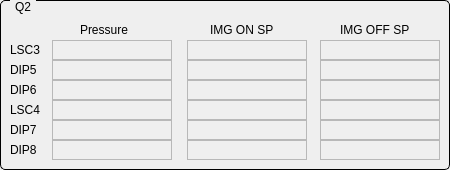
  <widget class="QGroupBox" name="groupBox_7">
   <property name="geometry">
    <rect>
     <x>10</x>
     <y>250</y>
     <width>450</width>
     <height>170</height>
    </rect>
   </property>
   <property name="styleSheet">
    <string notr="true">QGroupBox {
     border: 1px solid black;
     border-radius: 5px;
     margin-top: 0.5em;
 }
 
 QGroupBox::title {
     subcontrol-origin: margin;
     left: 10px;
     padding: 0 3px 0 3px;
 }</string>
   </property>
   <property name="title">
    <string>Q2</string>
   </property>
   <widget class="QLabel" name="label_14">
    <property name="geometry">
     <rect>
      <x>10</x>
      <y>40</y>
      <width>40</width>
      <height>20</height>
     </rect>
    </property>
    <property name="text">
     <string>LSC3</string>
    </property>
   </widget>
   <widget class="QLabel" name="label_15">
    <property name="geometry">
     <rect>
      <x>10</x>
      <y>60</y>
      <width>40</width>
      <height>20</height>
     </rect>
    </property>
    <property name="text">
     <string>DIP5</string>
    </property>
   </widget>
   <widget class="QLabel" name="label_16">
    <property name="geometry">
     <rect>
      <x>10</x>
      <y>80</y>
      <width>40</width>
      <height>20</height>
     </rect>
    </property>
    <property name="text">
     <string>DIP6</string>
    </property>
   </widget>
   <widget class="QLabel" name="label_17">
    <property name="geometry">
     <rect>
      <x>10</x>
      <y>100</y>
      <width>40</width>
      <height>20</height>
     </rect>
    </property>
    <property name="text">
     <string>LSC4</string>
    </property>
   </widget>
   <widget class="QLabel" name="label_18">
    <property name="geometry">
     <rect>
      <x>10</x>
      <y>120</y>
      <width>40</width>
      <height>20</height>
     </rect>
    </property>
    <property name="text">
     <string>DIP7</string>
    </property>
   </widget>
   <widget class="QLabel" name="label_19">
    <property name="geometry">
     <rect>
      <x>10</x>
      <y>140</y>
      <width>40</width>
      <height>20</height>
     </rect>
    </property>
    <property name="text">
     <string>DIP8</string>
    </property>
   </widget>
   <widget class="QLabel" name="label_23">
    <property name="geometry">
     <rect>
      <x>80</x>
      <y>20</y>
      <width>60</width>
      <height>20</height>
     </rect>
    </property>
    <property name="text">
     <string>Pressure</string>
    </property>
   </widget>
   <widget class="QLabel" name="label_25">
    <property name="geometry">
     <rect>
      <x>210</x>
      <y>20</y>
      <width>80</width>
      <height>20</height>
     </rect>
    </property>
    <property name="text">
     <string>IMG ON SP</string>
    </property>
   </widget>
   <widget class="QLabel" name="label_26">
    <property name="geometry">
     <rect>
      <x>340</x>
      <y>20</y>
      <width>80</width>
      <height>20</height>
     </rect>
    </property>
    <property name="text">
     <string>IMG OFF SP</string>
    </property>
   </widget>
   <widget class="QELabel" name="pressureLSS1_10">
    <property name="geometry">
     <rect>
      <x>52</x>
      <y>40</y>
      <width>120</width>
      <height>20</height>
     </rect>
    </property>
    <property name="font">
     <font>
      <family>Cantarell</family>
     </font>
    </property>
    <property name="frameShape">
     <enum>QFrame::StyledPanel</enum>
    </property>
    <property name="variable" stdset="0">
     <string>SRC05-VA-IMG1:getPressure</string>
    </property>
    <property name="notation" stdset="0">
     <enum>QE::Scientific</enum>
    </property>
   </widget>
   <widget class="QELabel" name="onspLSS1_10">
    <property name="geometry">
     <rect>
      <x>187</x>
      <y>40</y>
      <width>120</width>
      <height>20</height>
     </rect>
    </property>
    <property name="font">
     <font>
      <family>Cantarell</family>
     </font>
    </property>
    <property name="frameShape">
     <enum>QFrame::StyledPanel</enum>
    </property>
    <property name="variable" stdset="0">
     <string>SR-VA-GC3:getOnSetpoint1</string>
    </property>
    <property name="notation" stdset="0">
     <enum>QE::Scientific</enum>
    </property>
   </widget>
   <widget class="QELabel" name="offspLSS1_10">
    <property name="geometry">
     <rect>
      <x>320</x>
      <y>40</y>
      <width>120</width>
      <height>20</height>
     </rect>
    </property>
    <property name="font">
     <font>
      <family>Cantarell</family>
     </font>
    </property>
    <property name="frameShape">
     <enum>QFrame::StyledPanel</enum>
    </property>
    <property name="variable" stdset="0">
     <string>SR-VA-GC3:getOffSetpoint1</string>
    </property>
    <property name="notation" stdset="0">
     <enum>QE::Scientific</enum>
    </property>
   </widget>
   <widget class="QELabel" name="onspLSS1_11">
    <property name="geometry">
     <rect>
      <x>187</x>
      <y>60</y>
      <width>120</width>
      <height>20</height>
     </rect>
    </property>
    <property name="font">
     <font>
      <family>Cantarell</family>
     </font>
    </property>
    <property name="frameShape">
     <enum>QFrame::StyledPanel</enum>
    </property>
    <property name="variable" stdset="0">
     <string>SR-VA-GC3:getOnSetpoint2</string>
    </property>
    <property name="notation" stdset="0">
     <enum>QE::Scientific</enum>
    </property>
   </widget>
   <widget class="QELabel" name="pressureLSS1_11">
    <property name="geometry">
     <rect>
      <x>52</x>
      <y>60</y>
      <width>120</width>
      <height>20</height>
     </rect>
    </property>
    <property name="font">
     <font>
      <family>Cantarell</family>
     </font>
    </property>
    <property name="frameShape">
     <enum>QFrame::StyledPanel</enum>
    </property>
    <property name="variable" stdset="0">
     <string>SRC05-VA-IMG2:getPressure</string>
    </property>
    <property name="notation" stdset="0">
     <enum>QE::Scientific</enum>
    </property>
   </widget>
   <widget class="QELabel" name="offspLSS1_11">
    <property name="geometry">
     <rect>
      <x>320</x>
      <y>60</y>
      <width>120</width>
      <height>20</height>
     </rect>
    </property>
    <property name="font">
     <font>
      <family>Cantarell</family>
     </font>
    </property>
    <property name="frameShape">
     <enum>QFrame::StyledPanel</enum>
    </property>
    <property name="variable" stdset="0">
     <string>SR-VA-GC3:getOffSetpoint2</string>
    </property>
    <property name="notation" stdset="0">
     <enum>QE::Scientific</enum>
    </property>
   </widget>
   <widget class="QELabel" name="onspLSS1_12">
    <property name="geometry">
     <rect>
      <x>187</x>
      <y>80</y>
      <width>120</width>
      <height>20</height>
     </rect>
    </property>
    <property name="font">
     <font>
      <family>Cantarell</family>
     </font>
    </property>
    <property name="frameShape">
     <enum>QFrame::StyledPanel</enum>
    </property>
    <property name="variable" stdset="0">
     <string>SR-VA-GC3:getOnSetpoint3</string>
    </property>
    <property name="notation" stdset="0">
     <enum>QE::Scientific</enum>
    </property>
   </widget>
   <widget class="QELabel" name="pressureLSS1_12">
    <property name="geometry">
     <rect>
      <x>52</x>
      <y>80</y>
      <width>120</width>
      <height>20</height>
     </rect>
    </property>
    <property name="font">
     <font>
      <family>Cantarell</family>
     </font>
    </property>
    <property name="frameShape">
     <enum>QFrame::StyledPanel</enum>
    </property>
    <property name="variable" stdset="0">
     <string>SRC06-VA-IMG1:getPressure</string>
    </property>
    <property name="notation" stdset="0">
     <enum>QE::Scientific</enum>
    </property>
   </widget>
   <widget class="QELabel" name="offspLSS1_12">
    <property name="geometry">
     <rect>
      <x>320</x>
      <y>80</y>
      <width>120</width>
      <height>20</height>
     </rect>
    </property>
    <property name="font">
     <font>
      <family>Cantarell</family>
     </font>
    </property>
    <property name="frameShape">
     <enum>QFrame::StyledPanel</enum>
    </property>
    <property name="variable" stdset="0">
     <string>SR-VA-GC3:getOffSetpoint3</string>
    </property>
    <property name="notation" stdset="0">
     <enum>QE::Scientific</enum>
    </property>
   </widget>
   <widget class="QELabel" name="onspLSS1_13">
    <property name="geometry">
     <rect>
      <x>187</x>
      <y>100</y>
      <width>120</width>
      <height>20</height>
     </rect>
    </property>
    <property name="font">
     <font>
      <family>Cantarell</family>
     </font>
    </property>
    <property name="frameShape">
     <enum>QFrame::StyledPanel</enum>
    </property>
    <property name="variable" stdset="0">
     <string>SR-VA-GC4:getOnSetpoint1</string>
    </property>
    <property name="notation" stdset="0">
     <enum>QE::Scientific</enum>
    </property>
   </widget>
   <widget class="QELabel" name="pressureLSS1_13">
    <property name="geometry">
     <rect>
      <x>52</x>
      <y>100</y>
      <width>120</width>
      <height>20</height>
     </rect>
    </property>
    <property name="font">
     <font>
      <family>Cantarell</family>
     </font>
    </property>
    <property name="frameShape">
     <enum>QFrame::StyledPanel</enum>
    </property>
    <property name="variable" stdset="0">
     <string>SRC07-VA-IMG1:getPressure</string>
    </property>
    <property name="notation" stdset="0">
     <enum>QE::Scientific</enum>
    </property>
   </widget>
   <widget class="QELabel" name="offspLSS1_13">
    <property name="geometry">
     <rect>
      <x>320</x>
      <y>100</y>
      <width>120</width>
      <height>20</height>
     </rect>
    </property>
    <property name="font">
     <font>
      <family>Cantarell</family>
     </font>
    </property>
    <property name="frameShape">
     <enum>QFrame::StyledPanel</enum>
    </property>
    <property name="variable" stdset="0">
     <string>SR-VA-GC4:getOffSetpoint1</string>
    </property>
    <property name="notation" stdset="0">
     <enum>QE::Scientific</enum>
    </property>
   </widget>
   <widget class="QELabel" name="onspLSS1_14">
    <property name="geometry">
     <rect>
      <x>187</x>
      <y>120</y>
      <width>120</width>
      <height>20</height>
     </rect>
    </property>
    <property name="font">
     <font>
      <family>Cantarell</family>
     </font>
    </property>
    <property name="frameShape">
     <enum>QFrame::StyledPanel</enum>
    </property>
    <property name="variable" stdset="0">
     <string>SR-VA-GC4:getOnSetpoint2</string>
    </property>
    <property name="notation" stdset="0">
     <enum>QE::Scientific</enum>
    </property>
   </widget>
   <widget class="QELabel" name="pressureLSS1_14">
    <property name="geometry">
     <rect>
      <x>52</x>
      <y>120</y>
      <width>120</width>
      <height>20</height>
     </rect>
    </property>
    <property name="font">
     <font>
      <family>Cantarell</family>
     </font>
    </property>
    <property name="frameShape">
     <enum>QFrame::StyledPanel</enum>
    </property>
    <property name="variable" stdset="0">
     <string>SRC07-VA-IMG2:getPressure</string>
    </property>
    <property name="notation" stdset="0">
     <enum>QE::Scientific</enum>
    </property>
   </widget>
   <widget class="QELabel" name="offspLSS1_14">
    <property name="geometry">
     <rect>
      <x>320</x>
      <y>120</y>
      <width>120</width>
      <height>20</height>
     </rect>
    </property>
    <property name="font">
     <font>
      <family>Cantarell</family>
     </font>
    </property>
    <property name="frameShape">
     <enum>QFrame::StyledPanel</enum>
    </property>
    <property name="variable" stdset="0">
     <string>SR-VA-GC4:getOffSetpoint2</string>
    </property>
    <property name="notation" stdset="0">
     <enum>QE::Scientific</enum>
    </property>
   </widget>
   <widget class="QELabel" name="onspLSS1_15">
    <property name="geometry">
     <rect>
      <x>187</x>
      <y>140</y>
      <width>120</width>
      <height>20</height>
     </rect>
    </property>
    <property name="font">
     <font>
      <family>Cantarell</family>
     </font>
    </property>
    <property name="frameShape">
     <enum>QFrame::StyledPanel</enum>
    </property>
    <property name="variable" stdset="0">
     <string>SR-VA-GC4:getOnSetpoint3</string>
    </property>
    <property name="notation" stdset="0">
     <enum>QE::Scientific</enum>
    </property>
   </widget>
   <widget class="QELabel" name="pressureLSS1_15">
    <property name="geometry">
     <rect>
      <x>52</x>
      <y>140</y>
      <width>120</width>
      <height>20</height>
     </rect>
    </property>
    <property name="font">
     <font>
      <family>Cantarell</family>
     </font>
    </property>
    <property name="frameShape">
     <enum>QFrame::StyledPanel</enum>
    </property>
    <property name="variable" stdset="0">
     <string>SRC08-VA-IMG1:getPressure</string>
    </property>
    <property name="notation" stdset="0">
     <enum>QE::Scientific</enum>
    </property>
   </widget>
   <widget class="QELabel" name="offspLSS1_15">
    <property name="geometry">
     <rect>
      <x>320</x>
      <y>140</y>
      <width>120</width>
      <height>20</height>
     </rect>
    </property>
    <property name="font">
     <font>
      <family>Cantarell</family>
     </font>
    </property>
    <property name="frameShape">
     <enum>QFrame::StyledPanel</enum>
    </property>
    <property name="variable" stdset="0">
     <string>SR-VA-GC4:getOffSetpoint3</string>
    </property>
    <property name="notation" stdset="0">
     <enum>QE::Scientific</enum>
    </property>
   </widget>
  </widget>
